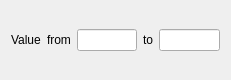
<?xml version="1.0" encoding="UTF-8"?>
<ui version="4.0">
 <class>ScalarRangeWidget</class>
 <widget class="QWidget" name="ScalarRangeWidget">
  <property name="geometry">
   <rect>
    <x>0</x>
    <y>0</y>
    <width>231</width>
    <height>80</height>
   </rect>
  </property>
  <property name="windowTitle">
   <string>Form</string>
  </property>
  <layout class="QVBoxLayout" name="verticalLayout">
   <item>
    <layout class="QHBoxLayout" name="horizontalLayout">
     <item>
      <widget class="QLabel" name="labelValue">
       <property name="text">
        <string>Value</string>
       </property>
      </widget>
     </item>
     <item>
      <widget class="QLabel" name="labelFrom">
       <property name="text">
        <string>from</string>
       </property>
      </widget>
     </item>
     <item>
      <widget class="QLineEdit" name="lineEditMinValue">
       <property name="inputMask">
        <string notr="true"/>
       </property>
       <property name="placeholderText">
        <string notr="true"/>
       </property>
      </widget>
     </item>
     <item>
      <widget class="QLabel" name="labelTo">
       <property name="text">
        <string>to</string>
       </property>
      </widget>
     </item>
     <item>
      <widget class="QLineEdit" name="lineEditMaxValue">
       <property name="placeholderText">
        <string notr="true"/>
       </property>
      </widget>
     </item>
    </layout>
   </item>
  </layout>
 </widget>
 <resources/>
 <connections/>
</ui>
